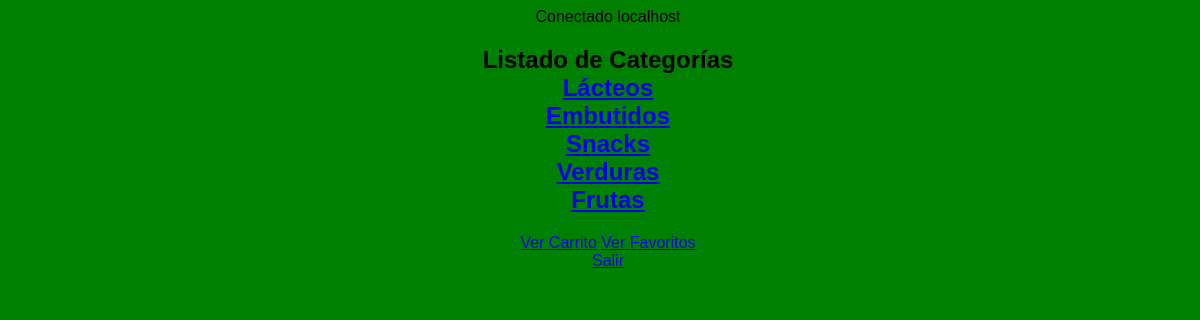
The app's page /Secciones.php?seccion=1 with its own data.
### tables this page shows
CREATE TABLE `categorias` (
  `IdCategoria` int(11) NOT NULL,
  `IdSeccion` int(11) NOT NULL,
  `Nombre` text DEFAULT NULL
);

### src/Secciones.php (the view, shortened to what this page needs)
<!DOCtype html PUBLIC "-//W3C//DTD HTML 4.01 Transitional//EN" "http://www.w3.org/TR/html4/loose.dtd">
<html>
<head>
	<link href="homepage_style.css" type="text/css" rel="stylesheet"/>
</head>
<body>
	<?php
	include_once ('Conexion.php');
	$seccion = $_GET['seccion'];
	$login  = $_GET['login'];
	$cadenaSQL = "SELECT * FROM categorias WHERE IdSeccion='$seccion'";
	$resultado = $mysqli->query($cadenaSQL);
		echo "<h2>Listado de Categorías</br>";
	if ($resultado){
		while ($fila = $resultado->fetch_object()) {
			echo "<a href = 'Categorias.php?categoria=$fila->IdCategoria&seccion=$seccion&login=$login'>" . $fila->Nombre . "</a>";
			echo "<br/>";
		}
		echo "</h2>";
		echo "<a href='VerCarrito.php?login=$login&seccion=$seccion'>Ver Carrito</a>";
		echo "<a href='VerFavoritos.php?login=$login&seccion=$seccion'>Ver Favoritos</a>";
		echo "<br>";
		echo "<a href='PaginaLogin.html'>Salir</a>";
	}
	else {
		echo "<h1>Aún no existen categorías de esta sección</h1>"."</br>";
		echo "<a href='PaginaLogin.html'>Salir</a>";
	}
?>
</body>
</html>

### src/homepage_style.css (style rules this page uses)
body { text-align:center; width:100%; font-family:"lucida grande",tahoma,verdana,arial,sans-serif; background: green; }

### records on screen
categorias: Nombre "Lácteos"
categorias: Nombre "Embutidos"
categorias: Nombre "Snacks"
categorias: Nombre "Verduras"
categorias: Nombre "Frutas"

### other values on screen
$mysqli->host_info "localhost"
